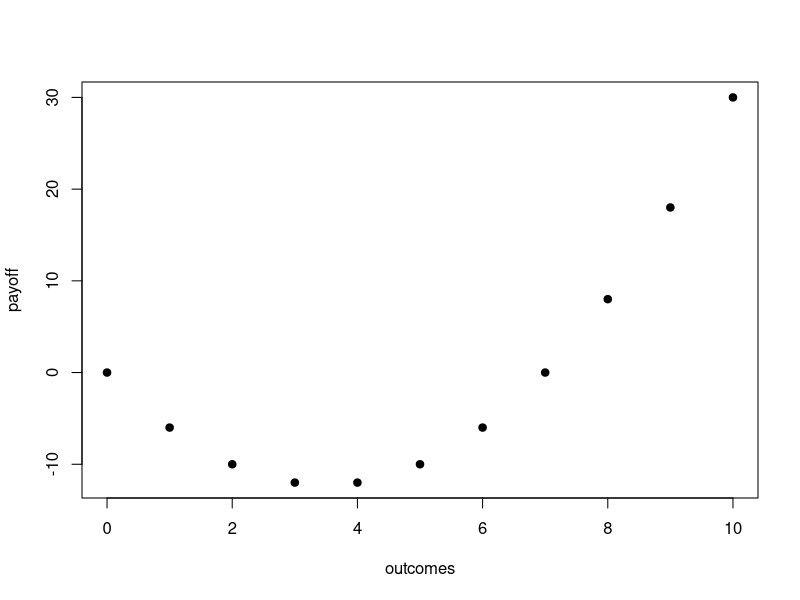

Here is the R script that generated this plot:
#---------------------------------
# Solutions to R problems from 18.05 Studio 2
#---------------------------------

# CLASS EXERCISE 1----
# 1. Run a simulat ion with 1000 trials to estimate 
#       P(Y=6) and P(Y<=6) for a Y \sim binomial(8,.6)

ntosses = 8
ntrials = 5000
phead = .6
trials = rbinom(ntrials, ntosses, phead)
mean(trials == 6) #estimate of P(Y = 6)   --pmf
mean(trials<=6)   #estimate of P(Y <= 6)  --cdf

#---------------------------------------
# CLASS EXERCISE 2 ----
# 2. Use R and the formula for binomial probabilities to compute P(Y=6) exactly

ntosses = 8
phead = .6
choose(ntosses,6)*phead^6*(1-phead)^(ntosses-6)
# This gives 0.2090189

# ALTERNATIVE ONE LINE SOLUTIONS -----
# dbinom() and pbinom()

# Naturally R has a function to do the computation from the previous exercise
# Give the command ?dbinom for R help

# dbinom(values, ntosses, phead ) is the probability mass function (pmf)
# pbinom(values, ntosses, phead ) is the cumulative distribution function (cdf)

# Compute  P(Y=6) for Y ~ Binomial(8,.6), compare with previous answer
dbinom(6, 8, .6)
# Answer = 0.2090189 --same as in exercise 2

# Compute P(Y = 8) for Y ~ Binomial(10,.9)
dbinom(8, 10, .9)
# 0.1937102

# values can be a vector of values, then dbinom returns a vector of probabilities
# This returns 9 probabilities (for k = 0,1,2,...,8)
dbinom(0:8, 8, .6)
# [1] 0.00065536 0.00786432 0.04128768 0.12386304 0.23224320 0.27869184
# [7] 0.20901888 0.08957952 0.01679616

# pbinom(values, ntosses, phead)
#Compute P(Y <= 6) for Y ~ Binomial(8,.6). 
pbinom(6,8,.6)  #cumulative probability
# 0.8936243  

# You can get a vector of probabilities. Note that for the cdf the probabilities
# increase to 1
pbinom(0:8, 8, .6)
# [1] 0.00065536 0.00851968 0.04980736 0.17367040 0.40591360
# [6] 0.68460544 0.89362432 0.98320384 1.00000000


#---------------------------------------
# CLASS EXERCISE 3  ---- 
# A friend has a coin with probability .6 of heads.
# She proposes the following gambling game.
#  You will toss it 10 times and count the number of heads. 
#  The amount you win or lose on k heads is given by k^2 - 7k
# (a) Plot the payoff function.
# (b) Make an exact computation using R to decide if this is a good bet.
# (c) Run a simulation and see that it approximates your computation in part (b)

# (a) Plot the payoff as a function of k
outcomes = 0:10
payoff = outcomes^2 - 7*outcomes
plot(outcomes, payoff, pch=19) # pch=19 tells plot to use solid circles

#----------------
# (b) Compute expected value E(payoff) where payoff = random variable of payoffs
phead = .6
ntosses = 10
outcomes = 0:ntosses
payoff = outcomes^2 - 7*outcomes

#  We can compute the entire vector of probabilities using dbinom
countProbabilities = dbinom(outcomes, ntosses, phead)
countProbabilities  # This is just to take a look at the probabilities

# This is the weighted sum: of probabilities times payoff
expectedValue = sum(countProbabilities*payoff)  
expectedValue    

# This should give expectedValue = -3.6. The bet is not a good one

#----------------
# (c) Simulation --estimate the expected value 
phead = .6
ntosses = 10
ntrials = 1000

# We use rbinom to generate a vector of ntrials binomial outcomes
trials = rbinom(ntrials, ntosses, phead)

# trials is a vector of counts. We can apply the payoff formula to the entire vector
payoffs = trials^2 - 7*trials
mean(payoffs)

#Run the simulation several times to see how well it estimates the expected value -3.6

#----------------


